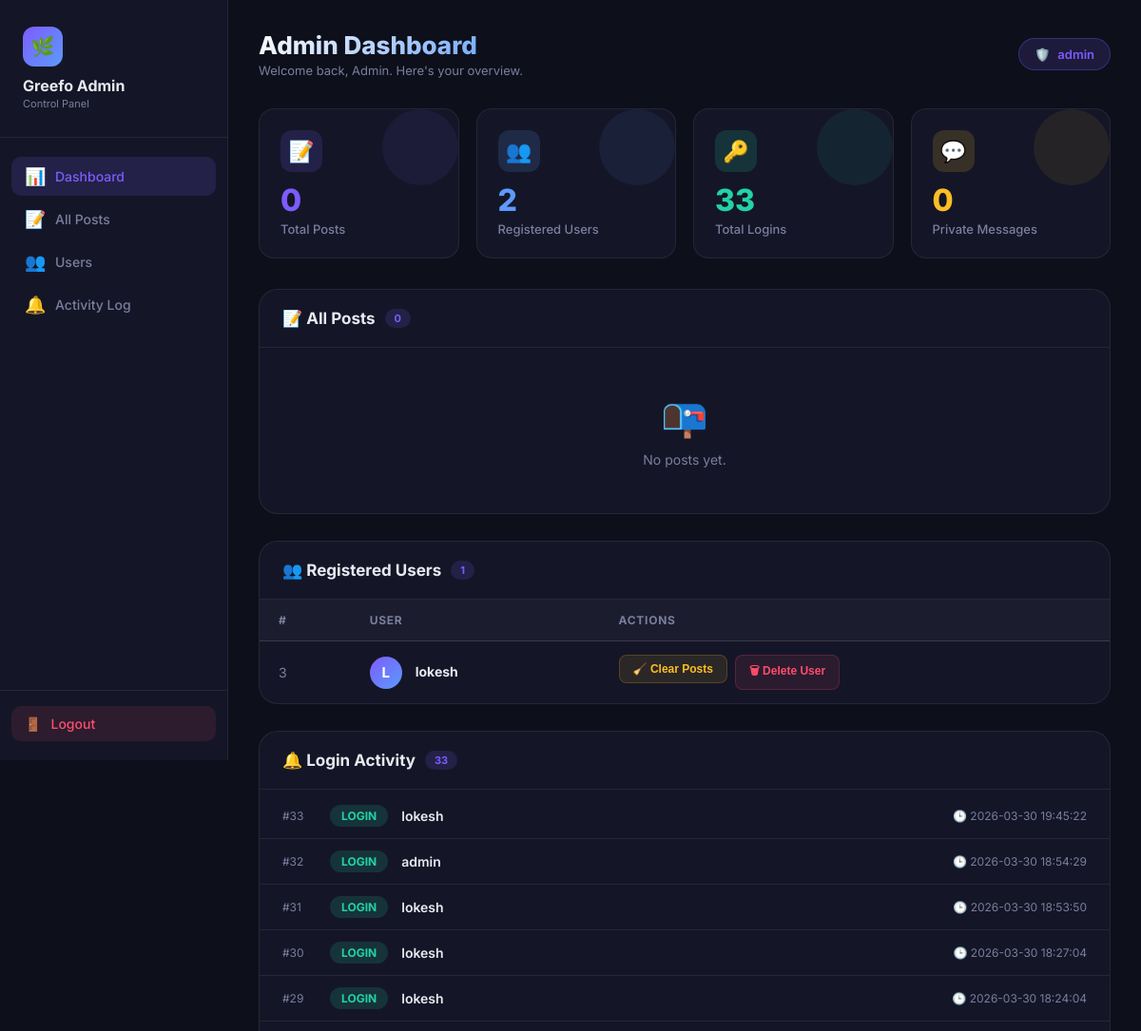
Page /admin (signed in, upper part) on the earlier database version.
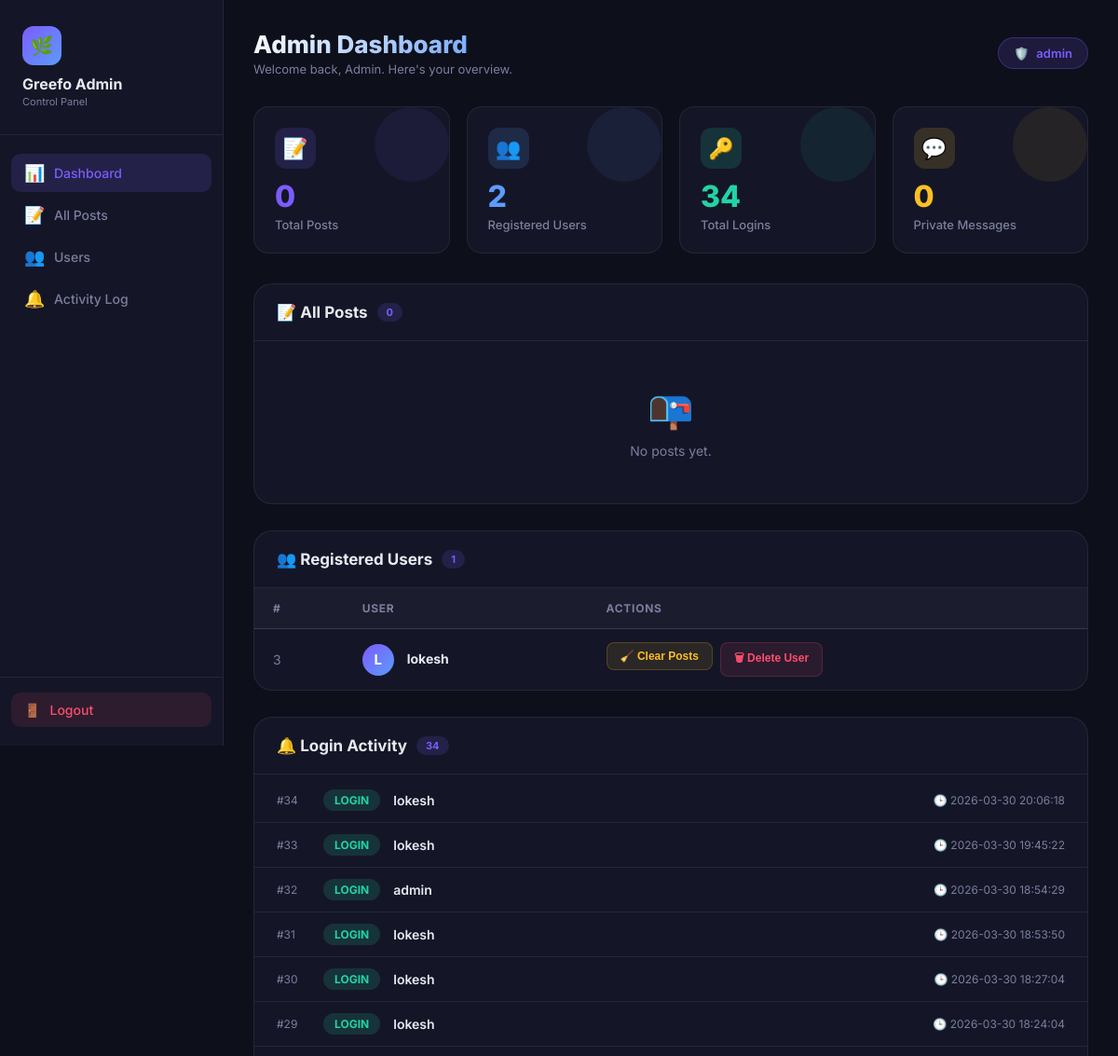
Same page on the later database version.
### tables this page shows
CREATE TABLE users (
    id INTEGER PRIMARY KEY AUTOINCREMENT,
    username TEXT UNIQUE,
    password TEXT,
    profile_pic TEXT DEFAULT 'default.png'
);

CREATE TABLE login_activity (
    id INTEGER PRIMARY KEY AUTOINCREMENT,
    username TEXT,
    action TEXT,
    time TIMESTAMP DEFAULT CURRENT_TIMESTAMP
);

### app.py (the view)
@app.route("/admin")
def admin():
    if session.get("user") != "admin":
        return redirect(url_for("login"))
    conn = sqlite3.connect("database.db")
    cursor = conn.cursor()
    cursor.execute("SELECT id, user, message, time, mood FROM posts ORDER BY id DESC")
    messages = cursor.fetchall()
    cursor.execute("SELECT id, username, action, time FROM login_activity ORDER BY time DESC LIMIT 50")
    activity = cursor.fetchall()
    cursor.execute("SELECT id, username, profile_pic FROM users WHERE username != 'admin' ORDER BY id DESC")
    raw_users = cursor.fetchall()
    users = [(u[0], u[1], 'avatar.jpg' if not u[2] or u[2] == 'default.png' else u[2]) for u in raw_users]
    cursor.execute("SELECT COUNT(*) FROM posts")
    total_posts = cursor.fetchone()[0]
    cursor.execute("SELECT COUNT(*) FROM users")
    total_users = cursor.fetchone()[0]
    cursor.execute("SELECT COUNT(*) FROM login_activity WHERE action='login'")
    total_logins = cursor.fetchone()[0]
    cursor.execute("SELECT COUNT(*) FROM private_messages")
    total_msgs = cursor.fetchone()[0]
    stats = {
        "total_posts": total_posts,
        "total_users": total_users,
        "total_logins": total_logins,
        "total_msgs": total_msgs
    }
    conn.close()
    return render_template("admin.html", messages=messages, activity=activity, users=users, stats=stats)

### templates/admin.html (shortened to what the changed rows need)
<!DOCTYPE html>
<html lang="en">
<head>
</head>
<body>
<aside class="sidebar">
  <div class="sidebar-logo">
    <h2>Greefo Admin</h2>
  </div>
</aside>
<main class="main">
  <div class="topbar" id="stats">
    <div>
      <h1>Admin Dashboard</h1>
    </div>
  </div>
  <div class="stats-grid">
    <div class="stat-card green">
      <div class="stat-icon">🔑</div>
      <div class="stat-number">{{ stats.total_logins }}</div>
      <div class="stat-label">Total Logins</div>
    </div>
  </div>
  <div class="section-card" id="posts">
    <div class="section-header">
      <h2>📝 All Posts <span class="badge">{{ messages|length }}</span></h2>
    </div>
  </div>
  <div class="section-card" id="users">
    <div class="section-header">
      <h2>👥 Registered Users <span class="badge">{{ users|length }}</span></h2>
    </div>
    {% if users %}
    <div class="users-table-wrapper">
      <table class="users-table">
      <thead>
        <tr>
          <th>#</th>
          <th>User</th>
          <th>Actions</th>
        </tr>
      </thead>
      <tbody>
        {% for u in users %}
        <tr>
          <td style="color:var(--muted)">{{ u[0] }}</td>
          <td>
            <span class="user-avatar">{{ u[1][0]|upper }}</span>
            <strong>{{ u[1] }}</strong>
          </td>
          <td>
            <div style="display:flex;gap:8px;flex-wrap:wrap;">
              <form action="/admin/clear_posts/{{ u[1] }}" method="POST"
                    onsubmit="return confirm('Clear ALL posts by {{ u[1] }}?')">
                <button type="submit" class="btn-warn">🧹 Clear Posts</button>
              </form>
              <form action="/admin/delete_user/{{ u[0] }}" method="POST"
                    onsubmit="return confirm('PERMANENTLY delete user {{ u[1] }} and all their data?')">
                <button type="submit" class="btn-delete">🗑 Delete User</button>
              </form>
            </div>
          </td>
        </tr>
        {% endfor %}
      </tbody>
      </table>
    </div>
    {% else %}
    <div class="empty-state">
      <div class="empty-icon">👤</div>
      <p>No users registered yet.</p>
    </div>
    {% endif %}
  </div>
  <div class="section-card" id="activity">
    <div class="section-header">
      <h2>🔔 Login Activity <span class="badge">{{ activity|length }}</span></h2>
    </div>
    {% if activity %}
    <div class="activity-log">
      {% for log in activity %}
      <div class="log-row">
        <span class="log-id">#{{ log[0] }}</span>
        <span class="log-action action-{{ log[2] }}">{{ log[2]|upper }}</span>
        <span class="log-user">{{ log[1] }}</span>
        <span class="log-time">🕒 {{ log[3] }}</span>
      </div>
      {% endfor %}
    </div>
    {% else %}
    <div class="empty-state">
      <div class="empty-icon">📋</div>
      <p>No activity recorded yet.</p>
    </div>
    {% endif %}
  </div>
</main>
</body>
</html>

Differences in the rows shown:
added login_activity: id "34", action "LOGIN", username "lokesh", time "2026-03-30 20:06:18"
Other differences:
{{ stats.total_logins }}: "33" → "34"
{{ activity|length }}: "33" → "34"
